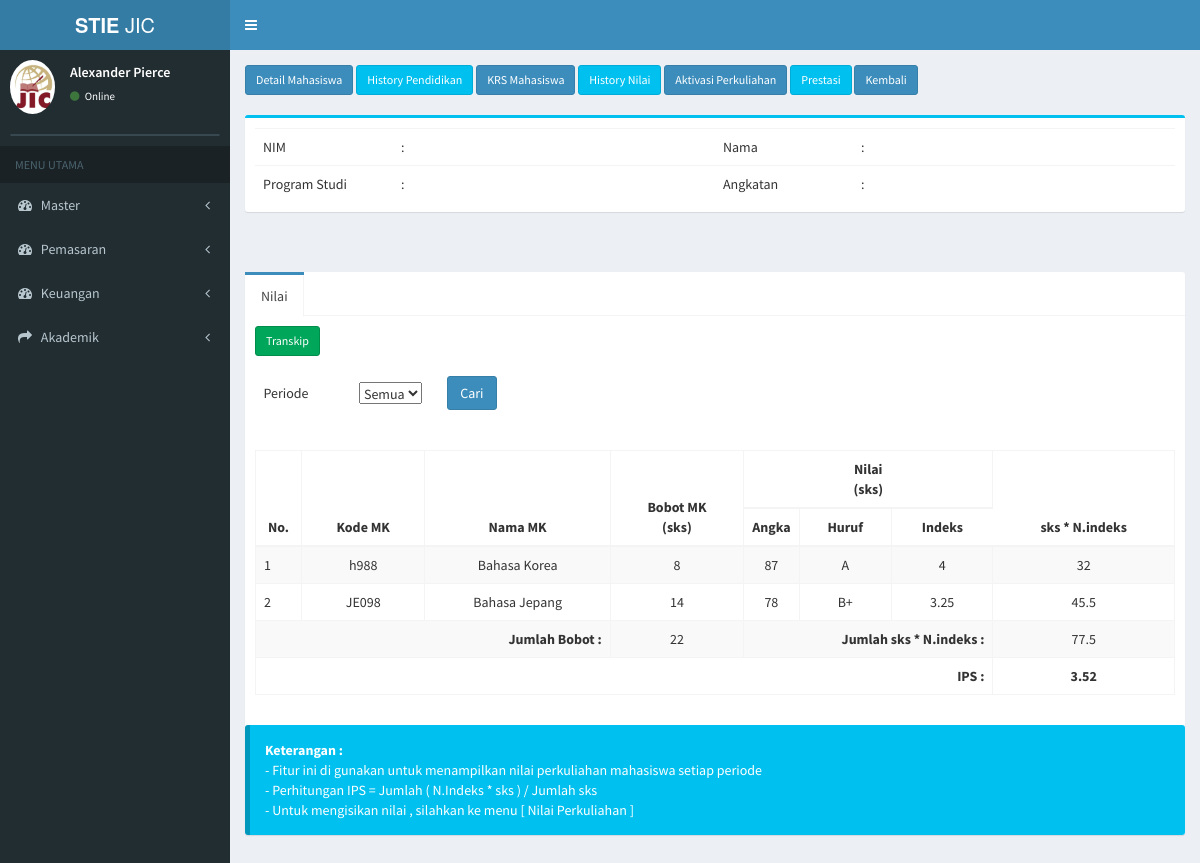
Before: /index.php/mahasiswa/filter_nilai with the older database file.
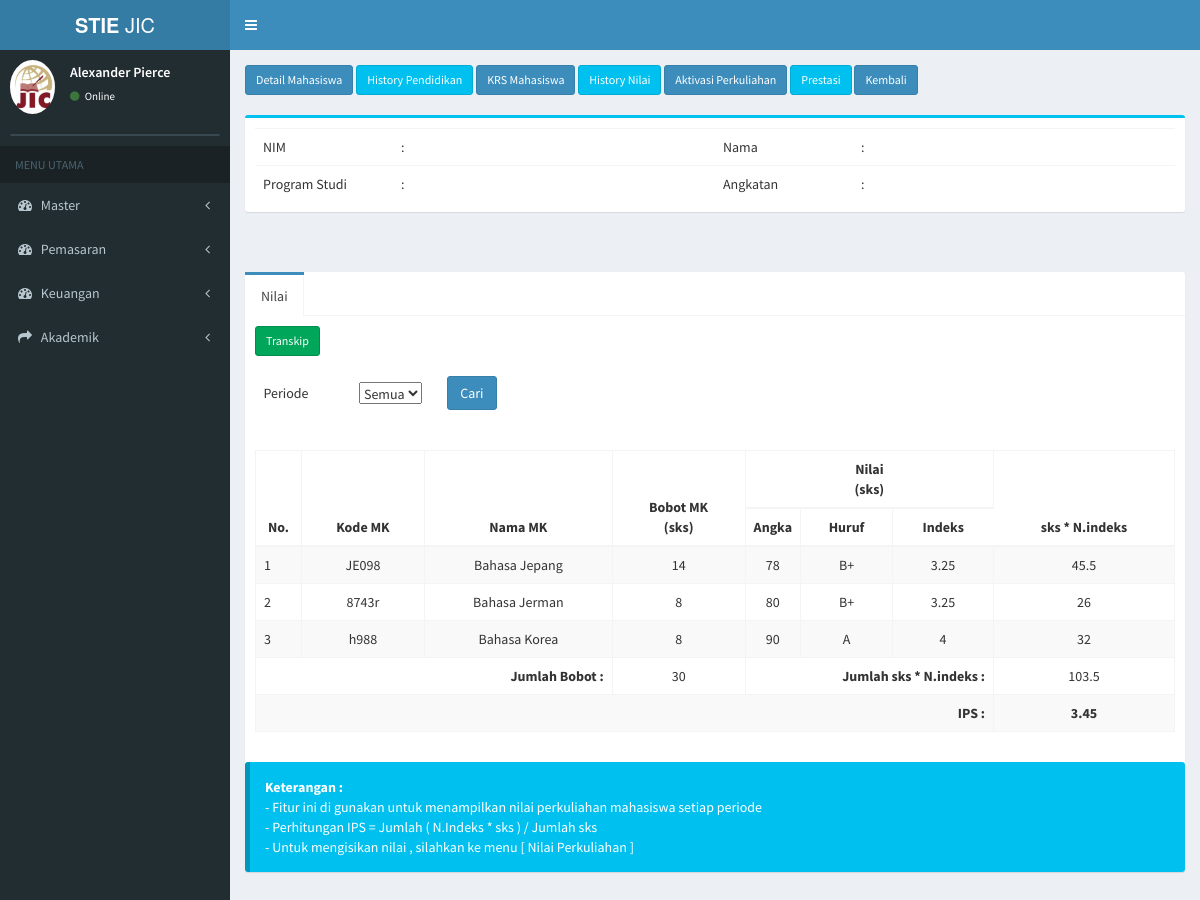
After: the same page with the newer database file.
### tables this page shows
CREATE TABLE `tb_kelas_mhs` (
  `id_kelas_mhs` int(11) NOT NULL,
  `id_mahasiswa` varchar(20) NOT NULL,
  `id_kp` varchar(11) NOT NULL,
  `id_skala_nilai` varchar(10) NOT NULL,
  `nilai_d` float NOT NULL
);

CREATE TABLE `tb_matkul` (
  `kode_matkul` varchar(50) NOT NULL,
  `nama_matkul` varchar(100) NOT NULL,
  `id_prodi` varchar(10) NOT NULL,
  `jenis_matkul` varchar(20) NOT NULL,
  `bobot_matkul` int(11) NOT NULL,
  `bobot_praktikum` int(11) NOT NULL,
  `bobot_tatap_muka` int(11) NOT NULL,
  `bobot_praktik_lapangan` int(11) NOT NULL,
  `bobot_simulasi` int(11) NOT NULL,
  `metode_pembelajaran` varchar(100) NOT NULL,
  `tanggal_mulai` date NOT NULL,
  `tanggal_akhir` date NOT NULL
);

CREATE TABLE `tb_skala_nilai` (
  `id_skala_nilai` int(11) NOT NULL,
  `id_prodi` varchar(7) NOT NULL,
  `nilai_huruf` varchar(5) NOT NULL,
  `nilai_indeks` float NOT NULL,
  `bobot_nilai_minimum` float NOT NULL,
  `bobot_nilai_maksimum` float NOT NULL,
  `tanggal_mulai_efektif` date NOT NULL,
  `tanggal_akhir_efektif` date NOT NULL
);

### application/controllers/mahasiswa.php (called while the page is built, shortened)
<?php
class Mahasiswa extends CI_Controller {
	public function __construct()
	{
		$this->load->model('mahasiswa_model');
		$this->load->model('daftar_ulang_model');
		$this->load->model('konsentrasi_model');
	}
	public function filter_nilai(){
			$id_mahasiswa = $this->uri->segment(3);
			$id_periode=$this->input->get('id_periode');
			$data['mahasiswa'] = $this->mahasiswa_model->detail_krs_mahasiswa($id_mahasiswa);
			$data['nilai'] = $this->mahasiswa_model->filter_nilai($id_mahasiswa,$id_periode);
			$data['nilai2'] = $this->mahasiswa_model->data_nilai_mhs($id_mahasiswa);
			$data['main_view'] = 'Mahasiswa/history_nilai_view';
			$this->load->view('template', $data);
	}
}

### index.php (called while the page is built, shortened)
<?php
require_once BASEPATH.'core/CodeIgniter.php';

### application/models/mahasiswa_model.php (called while the page is built, shortened)
<?php
class Mahasiswa_model extends CI_Model {
   function filter_nilai($id_mahasiswa,$id_periode){
     $this->db->select('*');
     $this->db->from('tb_kelas_mhs');
     $this->db->join('tb_kp','tb_kp.id_kp=tb_kelas_mhs.id_kp');
     $this->db->join('tb_detail_kurikulum','tb_detail_kurikulum.id_detail_kurikulum=tb_kp.id_detail_kurikulum');
     $this->db->join('tb_matkul','tb_matkul.kode_matkul=tb_detail_kurikulum.kode_matkul');
     $this->db->join('tb_skala_nilai','tb_skala_nilai.id_skala_nilai=tb_kelas_mhs.id_skala_nilai');
     $this->db->join('tb_periode','tb_periode.id_periode=tb_kp.id_periode');
     $this->db->like('tb_kelas_mhs.id_mahasiswa',$id_mahasiswa);
     $this->db->like('tb_periode.id_periode',$id_periode);
     $query = $this->db->get();
     return $query->result();
      }
}

### application/views/Mahasiswa/history_nilai_view.php (the view, shortened to what the changed rows need)
        <br><br>
        <br><br>
        <div class="nav-tabs-custom">
        <div class="tab-content">
        <div class="tab-pane active" id="tab_0">
            <table class="">
                <tbody>
                  <form method="get" action="<?php echo base_url(); ?>mahasiswa/filter_nilai/<?php echo $mahasiswa->id_mahasiswa; ?>">
                  <tr>
                    <th><input type="hidden" name="id_prodi" id="id_prodi" value="<?php echo $mahasiswa->id_prodi; ?>"><br></th>
                  </tr>
                   </form>
                </tbody>
              </table>
              <br>
              <br>
        <table id="table1" class="table table-striped table-bordered" >
    <thead>
    <tr>
        <th style="width:5%;text-align:center" rowspan="2">No.</th>
        <th style="text-align:center" rowspan="2">Kode MK</th>
        <th style="text-align:center" rowspan="2">Nama MK</th>
        <th style="text-align:center" rowspan="2">Bobot MK<br />(sks)</th>
         <th style="text-align:center" colspan="3">Nilai<br />(sks)</th>
         <th style="text-align:center" rowspan="2">sks * N.indeks</th>
    </tr>
    <tr>
        <th style="width:5%;text-align:center">Angka</th>
        <th style="text-align:center">Huruf</th>
        <th style="text-align:center">Indeks</th>
    </tr>
    </thead>
    <tbody>
    <?php
        $no = 0;
        $totalsi = 0;
        $totalbobot = 0;
        foreach($nilai as $data):
             $dataee = $data->bobot_matkul * $data->nilai_indeks;
      ?>
      <tr>
      <td><?php echo ++$no;?></td>
        <td style="text-align:center"><?php echo $data->kode_matkul;?></td>
        <td style="text-align:center"><?php echo $data->nama_matkul;?></td>
        <td style="text-align:center"><?php $totalbobot += $data->bobot_matkul; echo $data->bobot_matkul;?></td>
        <td style="text-align:center"><?php echo $data->nilai_d;?></td>
        <td style="text-align:center"><?php echo $data->nilai_huruf;?></td>
        <td style="text-align:center"><?php echo $data->nilai_indeks;?></td>
        <td style="text-align:center"><?php $totalsi += $dataee; echo $dataee;?></td>
    </tr>
<?php endforeach; ?>
    <tr>
         <td colspan="3" style="text-align:right"> <b> Jumlah Bobot : </b></td>
        <td style="text-align:center">  <?php
        if ($totalbobot == 0) {
            echo $totalbobot = 1;
        } else {
            echo $totalbobot;
        }  ?> </td>
        <td colspan="3" style="text-align:right"> <b> Jumlah sks * N.indeks : </b></td>
        <td style="text-align:center"> <?php echo $totalsi; ?></td>
    </tr>
    <tr>
        <th style="text-align:right" colspan="7"> IPS : </th>
        <th style="text-align:center"> <?php $ips = $totalsi / $totalbobot; echo round($ips, 2); ?>   </th>
    </tr>
  </tbody>
    </table>
    </div>
     </div>
</div>
 <link rel="stylesheet" href="//code.jquery.com/ui/1.12.0/themes/smoothness/jquery-ui.css">

Changed rows visible on the page:
removed tb_kelas_mhs: tb_matkul.kode_matkul "h988", tb_matkul.nama_matkul "Bahasa Korea", tb_matkul.bobot_matkul "8", nilai_d "87", id_skala_nilai.nilai_huruf "A", id_skala_nilai.nilai_indeks "4", tb_matkul.bobot_matkul "32"
added tb_kelas_mhs: tb_matkul.kode_matkul "8743r", tb_matkul.nama_matkul "Bahasa Jerman", tb_matkul.bobot_matkul "8", nilai_d "80", id_skala_nilai.nilai_huruf "B+", id_skala_nilai.nilai_indeks "3.25", tb_matkul.bobot_matkul "26"
added tb_kelas_mhs: tb_matkul.kode_matkul "h988", tb_matkul.nama_matkul "Bahasa Korea", tb_matkul.bobot_matkul "8", nilai_d "90", id_skala_nilai.nilai_huruf "A", id_skala_nilai.nilai_indeks "4", tb_matkul.bobot_matkul "32"
Other visible differences:
$totalbobot: "22" → "30"
$totalsi: "77.5" → "103.5"
$ips: "3.52" → "3.45"
